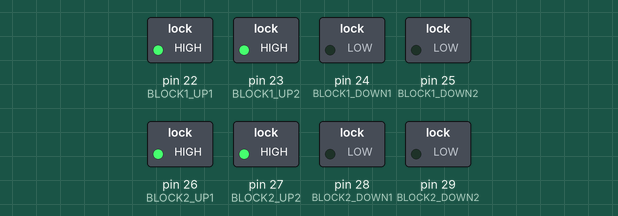
Bench run of a sketch on a simulated Arduino Mega 2560, built with avr-gcc and run on an emulated ATmega2560. Parts: switched loads named in the sketch (green lamp = pin HIGH). What the sketch prints to the serial monitor is not drawn.

Above: at 6.1 s.
At 11.6 s:
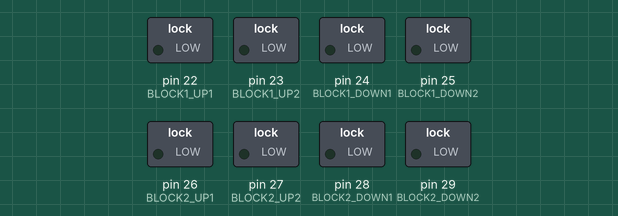
At 17.1 s:
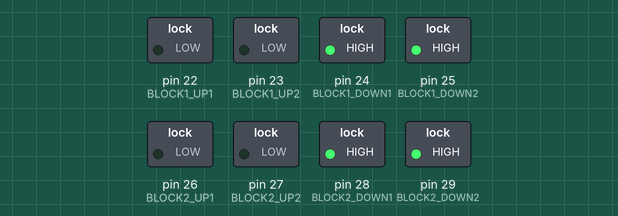
At 24.1 s:
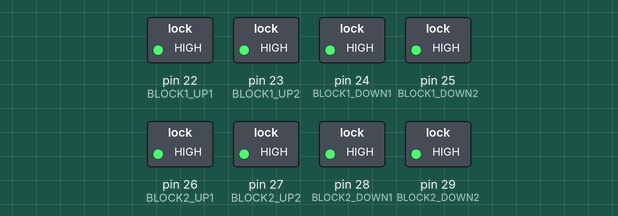
Timing chart, 0 to 34.6 s (numbered marks = the images above):
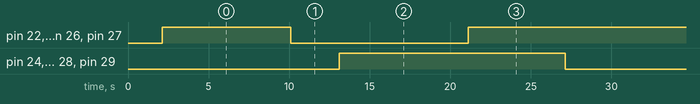

The sketch:

test_two_blocks.ino
```cpp
/**
 * Arduino Mega - Two Blocks Test
 * Тестирует Block 1 и Block 2 одновременно
 */

// Block 1 пины
#define BLOCK1_UP1   22
#define BLOCK1_UP2   23
#define BLOCK1_DOWN1 24
#define BLOCK1_DOWN2 25

// Block 2 пины
#define BLOCK2_UP1   26
#define BLOCK2_UP2   27
#define BLOCK2_DOWN1 28
#define BLOCK2_DOWN2 29

void setup() {
  Serial.begin(115200);
  delay(100);

  Serial.println("\n========================================");
  Serial.println("  TWO BLOCKS TEST");
  Serial.println("  Block 1 + Block 2 simultaneously");
  Serial.println("========================================\n");

  // Инициализация Block 1
  pinMode(BLOCK1_UP1, OUTPUT);
  pinMode(BLOCK1_UP2, OUTPUT);
  pinMode(BLOCK1_DOWN1, OUTPUT);
  pinMode(BLOCK1_DOWN2, OUTPUT);

  // Инициализация Block 2
  pinMode(BLOCK2_UP1, OUTPUT);
  pinMode(BLOCK2_UP2, OUTPUT);
  pinMode(BLOCK2_DOWN1, OUTPUT);
  pinMode(BLOCK2_DOWN2, OUTPUT);

  // Начальное состояние - всё LOW
  digitalWrite(BLOCK1_UP1, LOW);
  digitalWrite(BLOCK1_UP2, LOW);
  digitalWrite(BLOCK1_DOWN1, LOW);
  digitalWrite(BLOCK1_DOWN2, LOW);

  digitalWrite(BLOCK2_UP1, LOW);
  digitalWrite(BLOCK2_UP2, LOW);
  digitalWrite(BLOCK2_DOWN1, LOW);
  digitalWrite(BLOCK2_DOWN2, LOW);

  Serial.println("[INIT] Both blocks ready");
  delay(2000);
}

void loop() {
  // ============ TEST 1: HIGH = ON ============
  Serial.println("\n=== TEST 1: Both UP with HIGH ===");
  Serial.println("Block 1: pins 22,23 = HIGH");
  Serial.println("Block 2: pins 26,27 = HIGH");

  digitalWrite(BLOCK1_UP1, HIGH);
  digitalWrite(BLOCK1_UP2, HIGH);
  digitalWrite(BLOCK1_DOWN1, LOW);
  digitalWrite(BLOCK1_DOWN2, LOW);

  digitalWrite(BLOCK2_UP1, HIGH);
  digitalWrite(BLOCK2_UP2, HIGH);
  digitalWrite(BLOCK2_DOWN1, LOW);
  digitalWrite(BLOCK2_DOWN2, LOW);

  Serial.println("⏳ Waiting 8 seconds - CHECK BOTH MOTORS!");
  delay(8000);

  Serial.println("Stopping both...\n");
  digitalWrite(BLOCK1_UP1, LOW);
  digitalWrite(BLOCK1_UP2, LOW);
  digitalWrite(BLOCK2_UP1, LOW);
  digitalWrite(BLOCK2_UP2, LOW);
  delay(3000);

  // ============ TEST 2: LOW = ON ============
  Serial.println("=== TEST 2: Both UP with LOW ===");
  Serial.println("Block 1: pins 22,23 = LOW");
  Serial.println("Block 2: pins 26,27 = LOW");

  digitalWrite(BLOCK1_UP1, LOW);
  digitalWrite(BLOCK1_UP2, LOW);
  digitalWrite(BLOCK1_DOWN1, HIGH);
  digitalWrite(BLOCK1_DOWN2, HIGH);

  digitalWrite(BLOCK2_UP1, LOW);
  digitalWrite(BLOCK2_UP2, LOW);
  digitalWrite(BLOCK2_DOWN1, HIGH);
  digitalWrite(BLOCK2_DOWN2, HIGH);

  Serial.println("⏳ Waiting 8 seconds - CHECK BOTH MOTORS!");
  delay(8000);

  Serial.println("Stopping both...\n");
  digitalWrite(BLOCK1_UP1, HIGH);
  digitalWrite(BLOCK1_UP2, HIGH);
  digitalWrite(BLOCK1_DOWN1, HIGH);
  digitalWrite(BLOCK1_DOWN2, HIGH);

  digitalWrite(BLOCK2_UP1, HIGH);
  digitalWrite(BLOCK2_UP2, HIGH);
  digitalWrite(BLOCK2_DOWN1, HIGH);
  digitalWrite(BLOCK2_DOWN2, HIGH);

  delay(3000);

  Serial.println("========================================");
  Serial.println("TESTS COMPLETE - Repeating...");
  Serial.println("========================================\n");
  delay(3000);
}
```

Measured:
- by itself, pin 22 (BLOCK1_UP1), pin 23 (BLOCK1_UP2), pin 26 (BLOCK2_UP1), pin 27 (BLOCK2_UP2): repeats every 25.0 s: LOW 11.0 s, HIGH 14.0 s
- by itself, pin 24 (BLOCK1_DOWN1), pin 25 (BLOCK1_DOWN2), pin 28 (BLOCK2_DOWN1), pin 29 (BLOCK2_DOWN2): alternates HIGH for 14.0 s and LOW for 11.0 s
- by itself, everything shown: repeats every 25.0 s, in 4 steps
